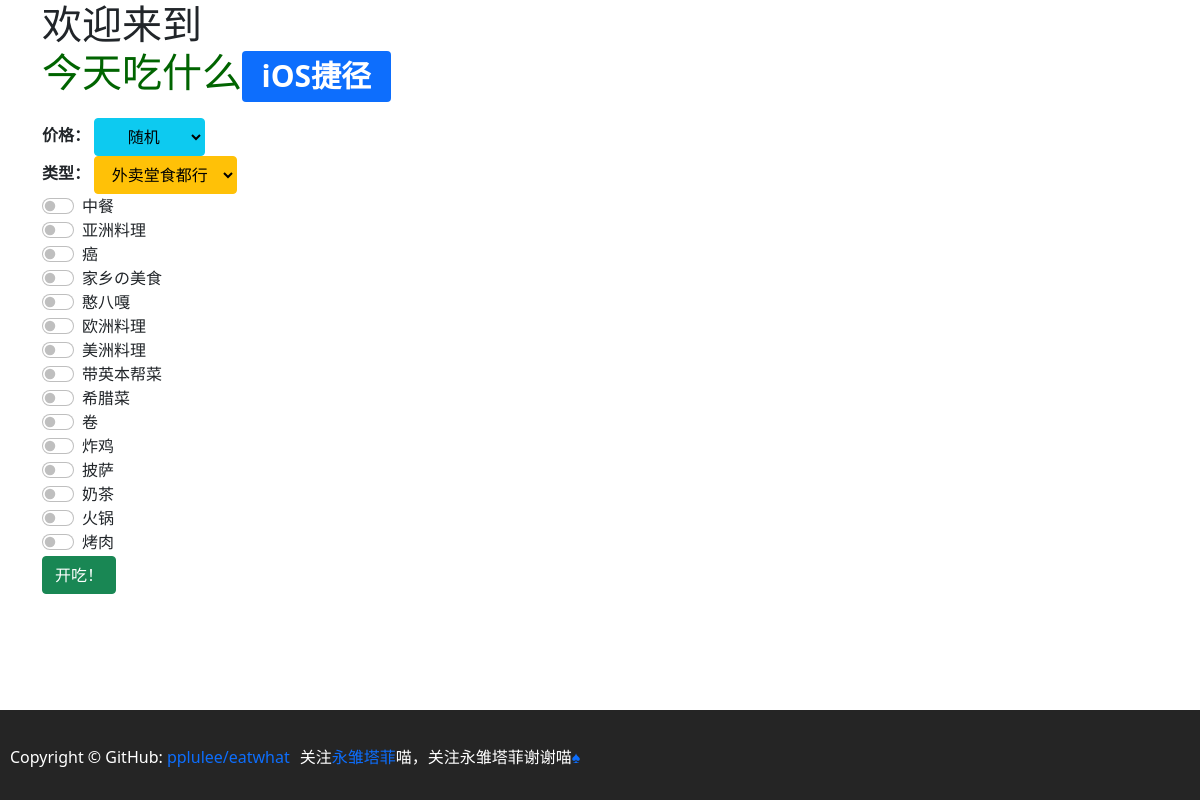
Before: / with the older database file.
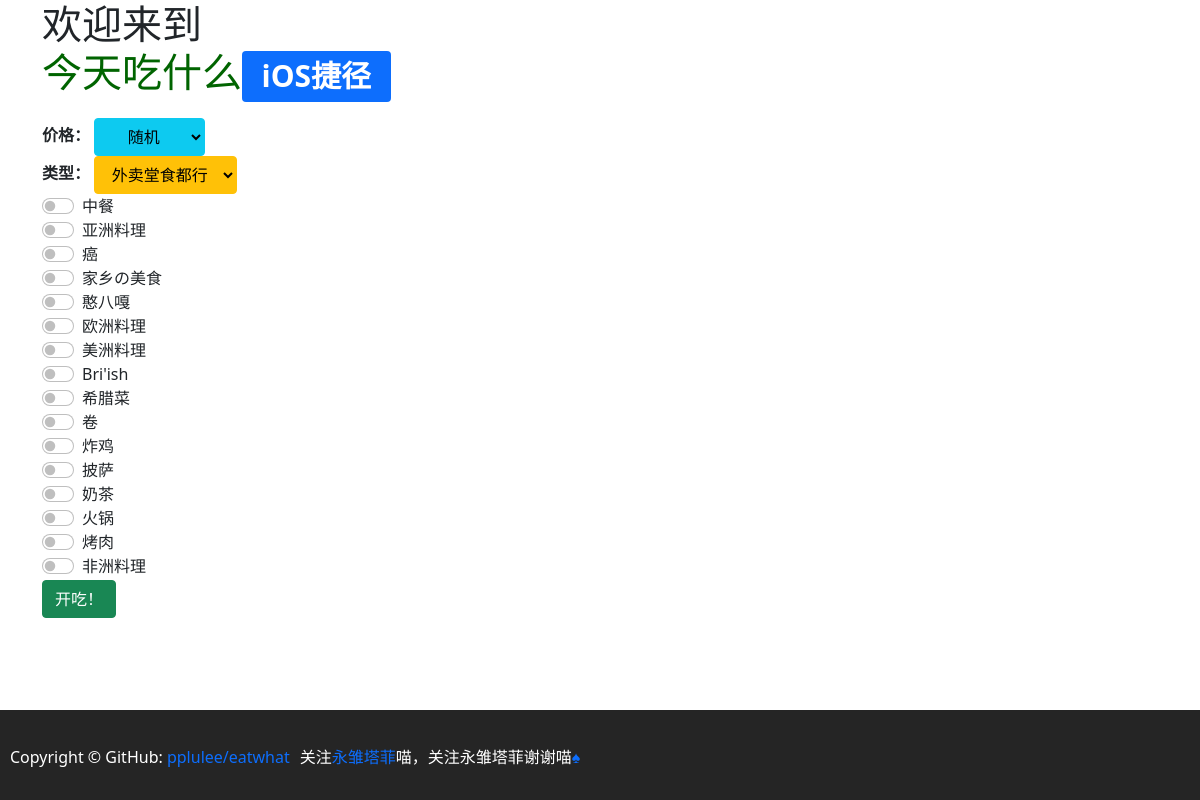
After: the same page with the newer database file.
### tables this page shows
CREATE TABLE `category` (
  `id` tinyint(3) unsigned NOT NULL AUTO_INCREMENT,
  `name` text NOT NULL,
  PRIMARY KEY (`id`)
);

### header.php (called while the page is built)
<?php
include("include/common.php");

### index.php (the view, shortened to what this page needs)
<?php
include("header.php");
?>
<html>
<head>
</head>
<body>
<div class="container">
    <div class="row align-items-start">
        <div class="col">
            <h1>欢迎来到<p style="color:darkgreen;">今天吃什么<a href="/ios"><span class="badge bg-primary">iOS捷径</span></a></p></h1>
            <form action="" method="post">
                <b>价格：</b>
                <select class="btn btn-info dropdown-toggle" name="richness">
                    <option value=''>随机</option>
                    <br>
                    <?php
                    $result = mysqli_query($conn, "SELECT id,name FROM richness;");
                    $selected_item = (isset($_POST['submit'])) ? $_POST['richness'] : '0';
                    if (mysqli_num_rows($result) > 0) {
                        while ($row = mysqli_fetch_assoc($result)) {
                            $code = $selected_item == $row['id'] ? "selected" : "";
                            echo "<option $code value='{$row['id']}'>{$row['name']}</option><br>";
                        }
                    }
                    ?>
                </select>
                <br>
                <b>类型：</b>
                <select class="btn btn-warning dropdown-toggle" name="method">
                    <option value="both" <?php echo (isset($_POST['submit']) && $_POST['method'] == 'both') ? "selected" : ""; ?>>
                        外卖堂食都行
                    </option>
                </select>
                <br>
                <div class="form-check form-switch">
                    <?php
                    $result = mysqli_query($conn, "SELECT id,name FROM category;");
                    $selected_item = (isset($_POST['submit']) && isset($_POST['category'])) ? $_POST['category'] : array();
                    if (mysqli_num_rows($result) > 0) {
                        while ($row = mysqli_fetch_assoc($result)) {
                            $code = in_array($row['id'], $selected_item) ? "checked" : "";
                            echo "{$row['name']} <input $code class='form-check-input' type='checkbox' role='switch' name='category[]' value='{$row['id']}'><br>";
                        }
                    }
                    ?>
                </div>
                <button type="submit" name="submit" class="btn btn-success">开吃！</button>
            </form>
        </div>
    </div>
</div>
<?php
include("footer.php");
?>
</body>
</html>

### include/common.php (shortened to what this page needs)
<?php
echo '<!DOCTYPE html>
<html lang="zh-Hans">
<head>
    <meta charset="utf-8">
    <meta name="viewport" content="width=device-width, initial-scale=1">
    <link href="https://cdn.jsdelivr.net/npm/bootstrap@5.1.3/dist/css/bootstrap.min.css" rel="stylesheet">
    <link rel="stylesheet" href="https://cdn.jsdelivr.net/npm/bootstrap-icons@1.8.2/font/bootstrap-icons.css">
    <style>
    #footer {
            position: fixed;
            bottom: 0;
            background: #252525;
            margin: 0;
            padding: 36px 0 42px;
            width: 100%;
            height: 90px;
        }
        #footer div {
            margin: 0 auto;
            overflow: hidden;
            padding: 0;
            width: auto;
        }
        #footer div p {
            color: #fff;
            float: left;
            line-height: 22px;
            margin: 0 0 0 10px;
            padding: 0;
        }
        #footer div p a {
            text-decoration: none;
        }
    </style>
</head>
<body>
<script src="https://cdn.jsdelivr.net/npm/bootstrap@5.2.0-beta1/dist/js/bootstrap.bundle.min.js"
></script>
</body>
</html>';

### footer.php
<div id="footer">
    <div>
        <p>Copyright © GitHub: <a
                    href="https://github.com/pplulee/eatwhat">pplulee/eatwhat</a></p>
        <p>
            关注<a href="https://space.bilibili.com/1265680561">永雏塔菲</a>喵，关注永雏塔菲谢谢喵<a
                    href="https://www.bilibili.com/video/BV1ea4y1W7x1">♠</a>
        </p>
    </div>
</div>

### include/common.php (style rules this page uses)
#footer { position: fixed; bottom: 0; background: #252525; margin: 0; padding: 36px 0 42px; width: 100%; height: 90px; }
#footer div { margin: 0 auto; overflow: hidden; padding: 0; width: auto; }
#footer div p { color: #fff; float: left; line-height: 22px; margin: 0 0 0 10px; padding: 0; }
#footer div p a { text-decoration: none; }

Changed rows visible on the page:
changed category: name "带英本帮菜" → "Bri'ish"
added category: name "非洲料理"
